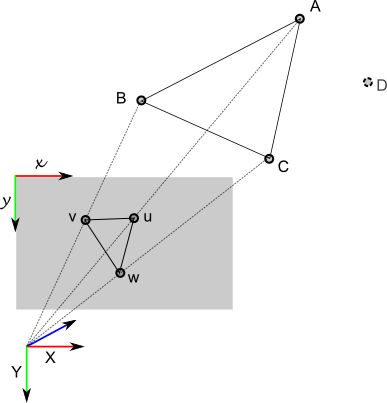
//> input picture PNP/source/p3p.jpg, 387 x 403 px
$ ./main ../source/p3p.jpg ../source/p3p.jpg ../source/p3p.jpg   (built with g++ and OpenCV 4)
//> lines starting //> are read from the running program, lines starting //| are printed output that depends on the picture
#include <iostream>
#include <opencv2/core/core.hpp>
#include <opencv2/highgui/highgui.hpp>
#include <opencv2/features2d/features2d.hpp>

#include "PNP.h"

using namespace cv;
using namespace std;

void FeatureExtraction(const Mat &img, vector<KeyPoint> &kpts, Mat& desp);

void FeatureMatching(Mat &ref_desp, Mat &cur_desp, vector<DMatch> &matches);

void TransformPoints(const Mat &ref_depth, const vector<DMatch> &matches, const Mat &K, const float &scale,
    vector<KeyPoint> &ref_kpts, vector<Point3f> &ref_p3d,
    vector<KeyPoint> &cur_kpts, vector<Point2f> &cur_p2d);


int main(int argc, char** argv) {

    if (argc != 4) {
        cout << "./bin/PNP ./data/ref_rgb.png ./data/ref_depth.png ./data/cur_rgb.png." << endl;
        return -1;
    }

    // read images
    Mat ref_rgb = imread(argv[1], IMREAD_COLOR);
//> ref_rgb is the input picture: 403 rows x 387 cols, CV_8UC3; mean B, G, R 241.9, 242, 242
    Mat ref_depth = imread(argv[2], IMREAD_GRAYSCALE);
//> ref_depth: 403 rows x 387 cols, CV_8UC1; min 0, max 255, mean 242
    Mat cur_rgb = imread(argv[3], IMREAD_COLOR);

    // read camera intrinsics
    float scale = 5000.0;
    Mat K = (Mat_<float>(3, 3) << 525.0, 0, 319.5, 0, 525.0, 239.5, 0, 0, 1);

    // feature extraction
    vector<KeyPoint> ref_kpts, cur_kpts;
    Mat ref_desp, cur_desp;
    FeatureExtraction(ref_rgb, ref_kpts, ref_desp);
//> in FeatureExtraction, `orb_->detectAndCompute(img, Mat(), kpts, desp);`: kpts = 447 keypoints; strongest (x, y, size): (120, 100, 31), (120, 95, 31), (50, 357, 31), (119, 92, 31)
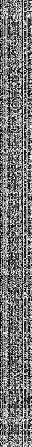
//> ref_desp: 447 rows x 32 cols, CV_8UC1; min 0, max 255, mean 118.9
//> ref_kpts has the same summary as kpts in FeatureExtraction
    FeatureExtraction(cur_rgb, cur_kpts, cur_desp);
//> cur_kpts has the same summary as kpts in FeatureExtraction

    // feature matching
    vector<DMatch> matches;
    FeatureMatching(ref_desp, cur_desp, matches);

    // read depth from depth image
    vector<Point3f> ref_p3d;
    vector<Point2f> cur_p2d;
    TransformPoints(ref_depth, matches, K, scale, ref_kpts, ref_p3d, cur_kpts, cur_p2d);

    // compute relative pose by pnp
    PNP my_pnp(K);
    Mat R, t;
    SolvePnpType type = SolvePnpType::PNP_COMB;
    bool flag = my_pnp.RunPNP(ref_p3d, cur_p2d, R, t, type);
    if (flag) {
        cout << "OK, we find the relative pose by pnp. R = \n" << R << "\n t = " << t << endl;
    }
    else {
        cout << "Sorry, we cannot find the relative pose! Please check the wrong message." << endl;
    }

    return 0;
}

void FeatureExtraction(const Mat &img, vector<KeyPoint> &kpts, Mat& desp) {
    Ptr<ORB> orb_ = ORB::create();
    orb_->detectAndCompute(img, Mat(), kpts, desp);
}

void FeatureMatching(Mat &ref_desp, Mat &cur_desp, vector<DMatch> &matches) {
    if (ref_desp.rows == cur_desp.rows && ref_desp.rows > 0 && cur_desp.rows > 0) {
        Ptr<BFMatcher> bf_ = BFMatcher::create(NORM_HAMMING2);
        vector<DMatch> temp_matches;
        bf_->match(ref_desp, cur_desp, temp_matches);
//> temp_matches = 447 matches

        float min_dist = min_element(temp_matches.begin(), temp_matches.end(),
            [](DMatch &m1, DMatch &m2) {
                return m1.distance < m2.distance;
            })->distance;
//> min_dist = 0
        matches.clear();
        for (auto m : temp_matches) {
            if (m.distance < max(30.0f, min_dist*2)) {
                matches.push_back(m);
            }
        }
//> after the loop, matches = 447 matches
        cout << "We have " << matches.size() << " maching pairs!" << endl;
//| We have 447 maching pairs!
    }
}

void TransformPoints(const Mat &ref_depth, const vector<DMatch> &matches, const Mat &K, const float &scale,
    vector<KeyPoint> &ref_kpts, vector<Point3f> &ref_p3d,
    vector<KeyPoint> &cur_kpts, vector<Point2f> &cur_p2d) {
//> called with scale = 5000

    if (ref_depth.empty() || matches.size() <= 0 ) {
        cout << "invalid input, please check it again!" << endl;
        return;
    }

    ref_p3d.clear();
    cur_p2d.clear();
    for (int i = 0; i < matches.size(); ++i) {
        Point2f ref_pixel = ref_kpts[matches[i].queryIdx].pt;
        Point2f cur_pixel = cur_kpts[matches[i].trainIdx].pt;

        ushort d = ref_depth.at<ushort>(ref_pixel.y, ref_pixel.x);
        if (d == 0) {
            continue;
        }
        float z = (float)d / scale;
        Point3f ref_p(
            (ref_pixel.x - K.at<float>(0, 2)) * z / K.at<float>(0, 0),
            (ref_pixel.y - K.at<float>(1, 2)) * z / K.at<float>(1, 1),
            z
        );
        ref_p3d.push_back(ref_p);
        cur_p2d.push_back(cur_pixel);
    }
//> this loop made 447 passes
//> (cur_pixel, d, z, ref_p) on passes 1 to 11: (Point(147, 103), 65535, 13.11, Point3(-4.31, -3.41, 13.11)), (Point(273, 157), 65535, 13.11, Point3(-1.16, -2.06, 13.11)), (Point(264, 156), 65535, 13.11, Point3(-1.39, -2.08, 13.11)), (Point(264, 159), 65535, 13.11, Point3(-1.39, -2.01, 13.11)), (Point(270, 159), 65535, 13.11, Point3(-1.24, -2.01, 13.11)), (Point(273, 160), 65535, 13.11, Point3(-1.16, -1.98, 13.11)), (Point(283, 160), 50175, 10.03, Point3(-0.698, -1.52, 10.03)), (Point(272, 162), 65535, 13.11, Point3(-1.19, -1.93, 13.11)), (Point(280, 162), 65020, 13, Point3(-0.978, -1.92, 13)), (Point(50, 361), 65535, 13.11, Point3(-6.73, 3.03, 13.11)), (Point(42, 163), 65535, 13.11, Point3(-6.93, -1.91, 13.11))
//> after the loop, ref_p3d = 447 Point3s, first 12: [-4.31, -3.41, 13.11], [-1.16, -2.06, 13.11], [-1.39, -2.08, 13.11], [-1.39, -2.01, 13.11], [-1.24, -2.01, 13.11], [-1.16, -1.98, 13.11], [-0.7, -1.52, 10.03], [-1.19, -1.93, 13.11], [-0.98, -1.92, 13], [-6.73, 3.03, 13.11], [-6.93, -1.91, 13.11], [-1.26, -1.91, 13.11]; cur_p2d = 447 Points (x, y), first 12: [147, 103], [273, 157], [264, 156], [264, 159], [270, 159], [273, 160], [283, 160], [272, 162], [280, 162], [50, 361], [42, 163], [269, 163]
    cout << "Finally, we get " << ref_p3d.size() << " valid points." << endl;
//| Finally, we get 447 valid points.
//> (the run ends here: the program needs code that is not available in this run, at `PNP my_pnp(K);`)
